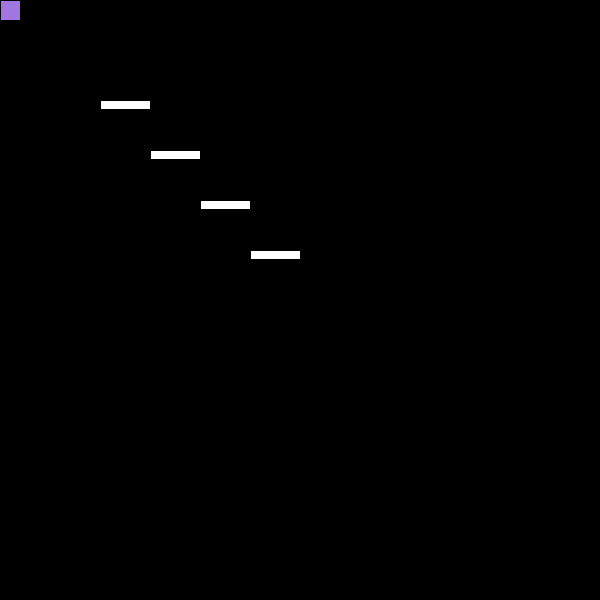
Frame 1 (no input)
Frame 60 (the mouse pressed at the canvas centre just before this capture): identical to frame 1, image omitted
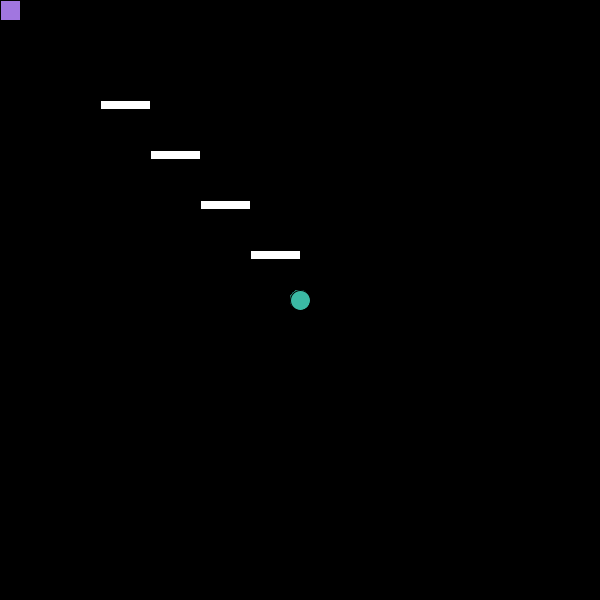
Frame 120 (the mouse held since frame 60 and released just before this capture)

The Processing sketch that drew these frames (run headless with seeded random() and noise(); from frame 60 on, the mouse is pressed at the canvas centre):

// Processing sketch: Marcela_Barraza_project1
// ── Marcela_Barraza_project1.pde
void setup()
{
  size(600, 600); //size of screen
  background(0); //make background black
}

void draw() 
{
 for (int i = 0; i < 10; i++) {
   //rect1
  rect(100, 100, 50, i);
  //rect2
  rect(150, 150, 50, i);
  //rect3
  rect(200, 200, 50, i);
  //rect4
  rect(250, 250, 50, i);
  fill(255);
}

  if (mousePressed) { //looks to see if mouse is pressed
    fill(59, 186, 165); //fills in mint green color
    ellipse(mouseX, mouseY, 20, 20); //draws a circle
  } else { //looks to see if mouse is not pressed
    fill(161, 118, 224); //fills in pastel purple color
    rect(mouseX, mouseY, 20, 20); //draws a square
  }
}
